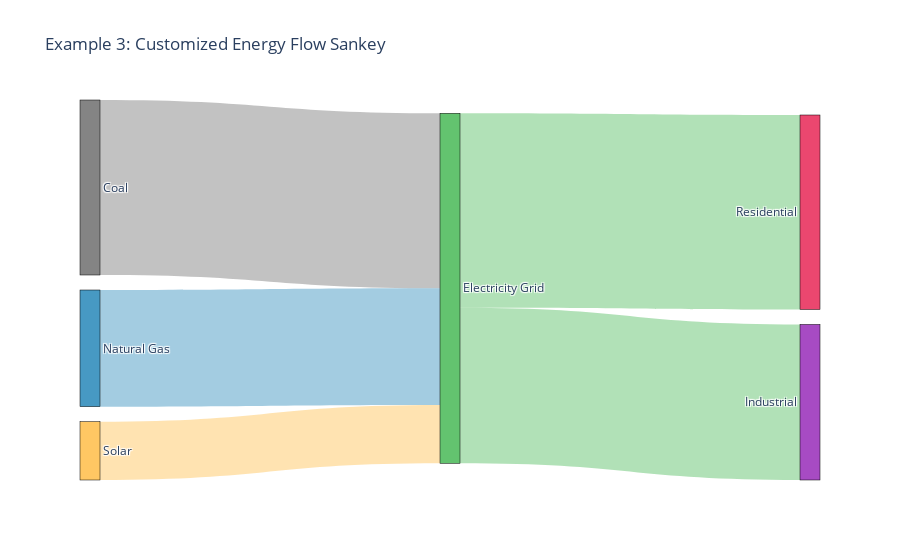

Notebook cell for this chart:
### Code cell
create_customized_sankey()

### Figure 1 — Plotly figure (JSON) as saved in the notebook; plotly's stock layout.template omitted (floating-point values rounded to 4 significant figures)
{"data": [{"arrangement": "snap", "link": {"color": ["rgba(102, 102, 102, 0.4)", "rgba(25, 128, 180, 0.4)", "rgba(255, 185, 60, 0.4)", "rgba(60, 180, 75, 0.4)", "rgba(60, 180, 75, 0.4)"], "source": [0, 1, 2, 3, 3], "target": [3, 3, 3, 4, 5], "value": [45, 30, 15, 50, 40]}, "node": {"color": ["rgba(102, 102, 102, 0.8)", "rgba(25, 128, 180, 0.8)", "rgba(255, 185, 60, 0.8)", "rgba(60, 180, 75, 0.8)", "rgba(230, 25, 75, 0.8)", "rgba(145, 30, 180, 0.8)"], "label": ["Coal", "Natural Gas", "Solar", "Electricity Grid", "Residential", "Industrial"], "line": {"color": "black", "width": 0.5}, "pad": 15, "thickness": 20}, "type": "sankey"}], "layout": {"font": {"size": 12}, "title": {"text": "Example 3: Customized Energy Flow Sankey"}}}
